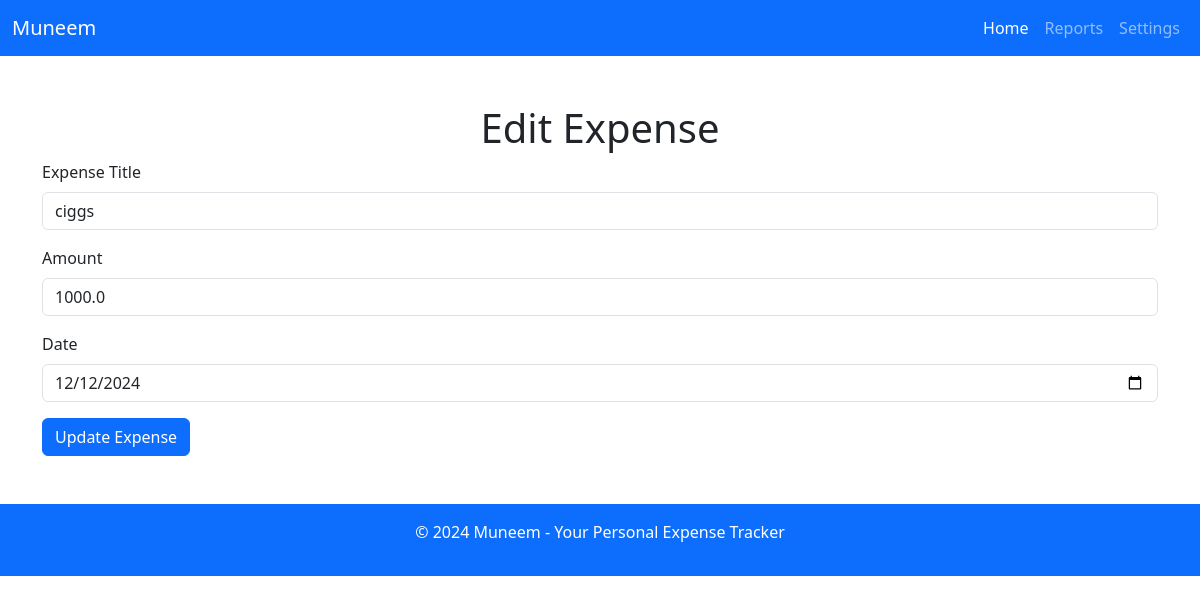
/edit-expense/4, run on the app's committed database.
### Muneem/models.py (models this page shows)
class Personal_Expense(db.Model):
    __tablename__ = 'personal_expense'
    id = db.Column(db.Integer(), primary_key=True)
    description = db.Column(db.String(length=100), nullable=False)
    category = db.Column(db.String(length=30),nullable=False)
    date_time = db.Column(db.DateTime, default=datetime.datetime.now(), nullable=False)
    amount = db.Column(db.Float(),nullable=False)
    owner = db.Column(db.Integer(), db.ForeignKey('user.id'))

### Muneem/routes.py (the view, shortened to what this page needs)
@app.route('/edit-expense/<int:id>', methods=['GET', 'POST'])
def edit_expense(id):
    expense = Personal_Expense.query.get_or_404(id)
    return render_template('edit_expense.html', expense=expense)

### Muneem/routes.py (called while the page is built)
@app.before_request
def before_request():
    global current_user
    current_user = User.query.filter_by(username="user1").first()  # Using "user1" as current user for now

### Muneem/Templates/edit_expense.html (shortened to what this page needs)
<!DOCTYPE html>
<html lang="en">
<head>
    <link href="https://cdn.jsdelivr.net/npm/bootstrap@5.3.2/dist/css/bootstrap.min.css" rel="stylesheet">
</head>
<body>
    <nav class="navbar navbar-expand-lg navbar-dark bg-primary">
        <div class="container-fluid">
            <a class="navbar-brand" href="#">Muneem</a>
            <div class="collapse navbar-collapse" id="navbarNav">
                <ul class="navbar-nav ms-auto">
                    <li class="nav-item">
                        <a class="nav-link active" href="{{ url_for('expense') }}">Home</a>
                    </li>
                    <li class="nav-item">
                        <a class="nav-link" href="#">Reports</a>
                    </li>
                    <li class="nav-item">
                        <a class="nav-link" href="#">Settings</a>
                    </li>
                </ul>
            </div>
        </div>
    </nav>
    <div class="container mt-5">
        <h1 class="text-center">Edit Expense</h1>
        <form method="POST">
            <div class="mb-3">
                <label for="expenseTitle" class="form-label">Expense Title</label>
                <input type="text" class="form-control" id="expenseTitle" name="expenseTitle" value="{{ expense.description }}" required>
            </div>
            <div class="mb-3">
                <label for="expenseAmount" class="form-label">Amount</label>
                <input type="number" class="form-control" id="expenseAmount" name="expenseAmount" value="{{ expense.amount }}" required>
            </div>
            <div class="mb-3">
                <label for="expenseDate" class="form-label">Date</label>
                <input type="date" class="form-control" id="expenseDate" name="expenseDate" value="{{ expense.date_time.strftime('%Y-%m-%d') }}" required>
            </div>
            <button type="submit" class="btn btn-primary">Update Expense</button>
        </form>
    </div>
    <footer class="bg-primary text-white text-center py-3 mt-5">
        <p>&copy; 2024 Muneem - Your Personal Expense Tracker</p>
    </footer>
</body>
</html>

### data on the page
Personal_Expense: expenseTitle "ciggs", expenseAmount "1000.0", expenseDate "12/12/2024"
